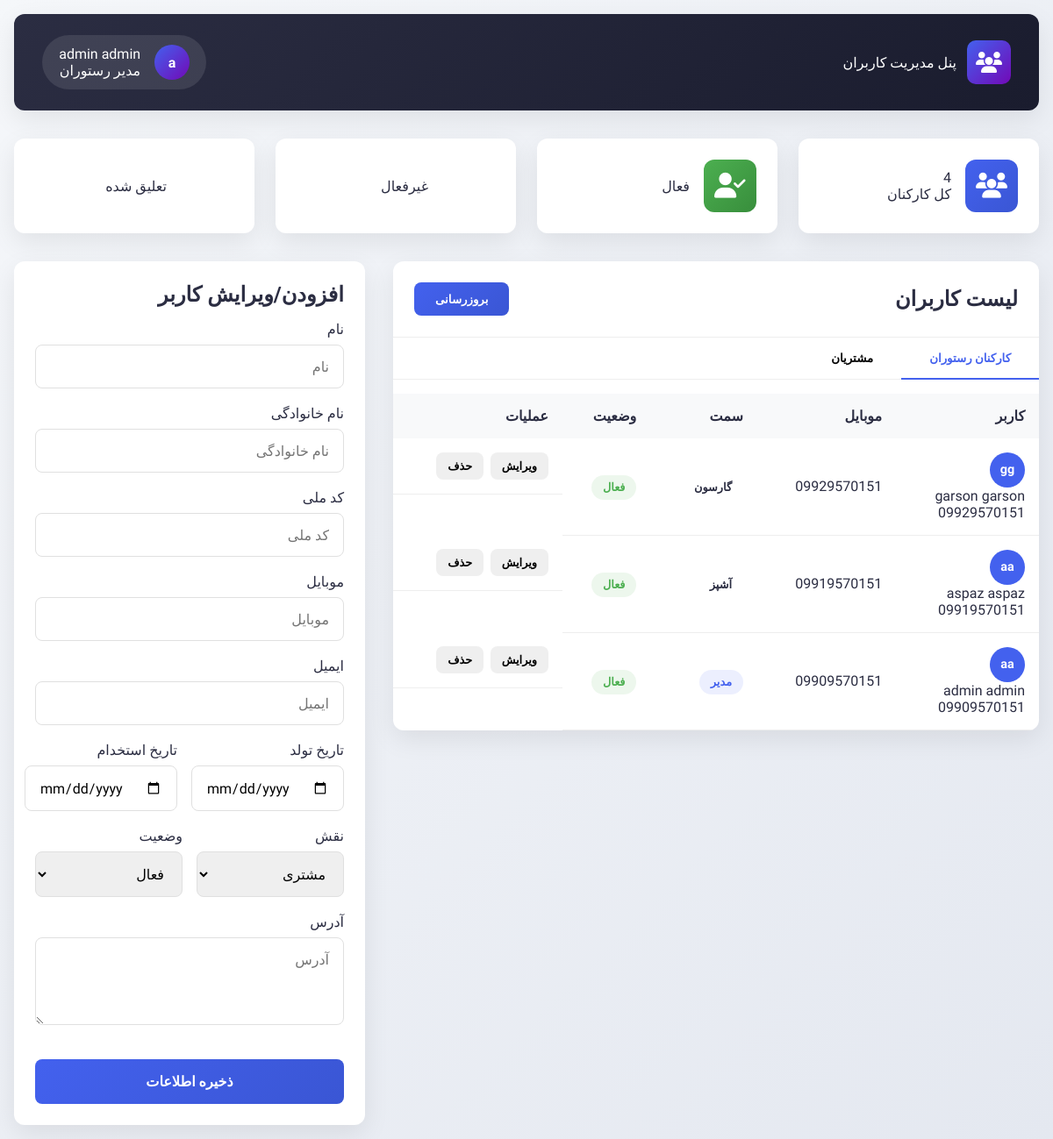
The app's page /user/manage-users/ (signed in) with its own data.
### user/models.py (models this page shows, shortened)
class User(AbstractUser):
    ROLE_CHOICES = (
        ('customer', 'مشتری'),
        ('manager', 'مدیر'),
        ('chef', 'آشپز'),
        ('waiter', 'گارسون'),
        ('cashier', 'صندوقدار'),
        ('cleaner', 'نظافتچی'),
    )
    STATUS_CHOICES = (
        ('active', 'فعال'),
        ('inactive', 'غیرفعال'),
        ('suspended', 'تعلیق'),
    )
    username = models.CharField(max_length=150, unique=True, blank=True, null=True)
    mobile = models.CharField(max_length=15, unique=True, verbose_name='موبایل')
    first_name = models.CharField(max_length=100, verbose_name='نام')
    last_name = models.CharField(max_length=100, verbose_name='نام خانوادگی')
    national_code = models.CharField(max_length=10, blank=True, null=True, verbose_name='کد ملی')
    birth_date = models.DateField(null=True, blank=True, verbose_name='تاریخ تولد')
    hire_date = models.DateField(null=True, blank=True, verbose_name='تاریخ استخدام')
    role = models.CharField(max_length=20, choices=ROLE_CHOICES, default='customer', verbose_name='نقش')
    status = models.CharField(max_length=20, choices=STATUS_CHOICES, default='active', verbose_name='وضعیت')
    address = models.TextField(blank=True, verbose_name='آدرس')
    USERNAME_FIELD = 'mobile'
    REQUIRED_FIELDS = ['first_name', 'last_name']
    objects = CustomUserManager()
    def get_full_name(self):
        return f"{self.first_name} {self.last_name}".strip()
    class Meta:
        db_table = 'user_user'
        verbose_name = 'کاربر'
        verbose_name_plural = 'کاربران'

### user/views.py (the view, shortened to what this page needs)
# urls.py: path('manage-users/', views.manage_users, name='manage_users'),
@login_required
@user_passes_test(is_manager)
def manage_users(request):
    users = User.objects.all().order_by('-date_joined')
    form = UserManagementForm()
    return render(request, 'manager_karbaran.html', {
        'users': users,
        'form': form
    })

### user/forms.py
class UserManagementForm(forms.ModelForm):
    class Meta:
        model = User
        fields = [
            'first_name', 'last_name', 'national_code', 'mobile',
            'email', 'birth_date', 'hire_date', 'role', 'status', 'address'
        ]
        widgets = {
            'birth_date': forms.DateInput(attrs={'type': 'date'}),
            'hire_date': forms.DateInput(attrs={'type': 'date'}),
            'address': forms.Textarea(attrs={'rows': 3}),
        }

### user/views.py (called while the page is built)
def is_manager(user):
    return user.role == 'manager'

### templates/manager_karbaran.html (shortened to what this page needs)
<!DOCTYPE html>
<html lang="fa" dir="rtl">
<head>
    <link rel="stylesheet" href="https://cdnjs.cloudflare.com/ajax/libs/font-awesome/6.4.0/css/all.min.css">
</head>
<body>
    <div class="container">
        <header class="header">
            <div class="logo">
                <div class="logo-icon"><i class="fas fa-users"></i></div>
                <div class="logo-text">پنل مدیریت کاربران</div>
            </div>
            <div class="user-info">
                <div class="user-avatar">{{ request.user.first_name|slice:":1" }}</div>
                <div class="user-details">
                    <div class="user-name">{{ request.user.get_full_name }}</div>
                    <div class="user-role">مدیر رستوران</div>
                </div>
            </div>
        </header>
        <div class="stats-cards">
            <div class="stat-card"><div class="stat-icon primary"><i class="fas fa-users"></i></div><div class="stat-info"><div class="stat-value">{{ users.count }}</div><div class="stat-label">کل کارکنان</div></div></div>
            <div class="stat-card"><div class="stat-icon success"><i class="fas fa-user-check"></i></div><div class="stat-info"><div class="stat-value">{{ active_count }}</div><div class="stat-label">فعال</div></div></div>
            <div class="stat-card"><div class="stat-icon warning"><i class="fas fa-user-clock"></i></div><div class="stat-info"><div class="stat-value">{{ inactive_count }}</div><div class="stat-label">غیرفعال</div></div></div>
            <div class="stat-card"><div class="stat-icon danger"><i class="fas fa-user-slash"></i></div><div class="stat-info"><div class="stat-value">{{ suspended_count }}</div><div class="stat-label">تعلیق شده</div></div></div>
        </div>
        <div class="main-content">
            <div class="left-column">
                <div class="users-section">
                    <div class="section-header">
                        <h2 class="section-title">لیست کاربران</h2>
                        <button class="btn btn-primary" onclick="location.reload()">بروزرسانی</button>
                    </div>
                    <div class="tabs">
                        <button class="tab-btn active" data-tab="staff">کارکنان رستوران</button>
                        <button class="tab-btn" data-tab="customers">مشتریان</button>
                    </div>
                    <table class="users-table">
                        <thead>
                            <tr><th>کاربر</th><th>موبایل</th><th>سمت</th><th>وضعیت</th><th>عملیات</th></tr>
                        </thead>
                        <tbody>
                            {% for user in users %}
                            <tr data-tab="{% if user.role == 'customer' %}customers{% else %}staff{% endif %}">
                                <td>
                                    <div class="user-info-cell">
                                        <div class="user-avatar-small" style="background:#4361EE">{{ user.first_name|slice:":1" }}{{ user.last_name|slice:":1" }}</div>
                                        <div>
                                            <div class="user-name">{{ user.get_full_name }}</div>
                                            <div class="user-role">{{ user.mobile }}</div>
                                        </div>
                                    </div>
                                </td>
                                <td>{{ user.mobile }}</td>
                                <td><span class="role-badge role-{{ user.role }}">{{ user.get_role_display }}</span></td>
                                <td><span class="status-badge status-{{ user.status }}">{{ user.get_status_display }}</span></td>
                                <td class="action-buttons">
                                    <form method="post" style="display:inline">
                                        <button type="submit" class="btn btn-warning btn-sm">ویرایش</button>
                                    </form>
                                    <form method="post" style="display:inline" onsubmit="return confirm('آیا مطمئنید؟')">
                                        <button type="submit" class="btn btn-danger btn-sm">حذف</button>
                                    </form>
                                </td>
                            </tr>
                            {% endfor %}
                        </tbody>
                    </table>
                </div>
            </div>
            <div class="form-section">
                <h2 class="form-title">افزودن/ویرایش کاربر</h2>
                <form method="post">
                    <div class="form-group">
                        <label class="form-label" for="{{ form.first_name.id_for_label }}">نام</label>
                        <input type="text" class="form-control" id="{{ form.first_name.id_for_label }}" name="{{ form.first_name.name }}" value="{{ form.first_name.value|default:'' }}" placeholder="نام">
                    </div>
                    <div class="form-group">
                        <label class="form-label" for="{{ form.last_name.id_for_label }}">نام خانوادگی</label>
                        <input type="text" class="form-control" id="{{ form.last_name.id_for_label }}" name="{{ form.last_name.name }}" value="{{ form.last_name.value|default:'' }}" placeholder="نام خانوادگی">
                    </div>
                    <div class="form-group">
                        <label class="form-label" for="{{ form.national_code.id_for_label }}">کد ملی</label>
                        <input type="text" class="form-control" id="{{ form.national_code.id_for_label }}" name="{{ form.national_code.name }}" value="{{ form.national_code.value|default:'' }}" placeholder="کد ملی">
                    </div>
                    <div class="form-group">
                        <label class="form-label" for="{{ form.mobile.id_for_label }}">موبایل</label>
                        <input type="text" class="form-control" id="{{ form.mobile.id_for_label }}" name="{{ form.mobile.name }}" value="{{ form.mobile.value|default:'' }}" placeholder="موبایل">
                    </div>
                    <div class="form-group">
                        <label class="form-label" for="{{ form.email.id_for_label }}">ایمیل</label>
                        <input type="email" class="form-control" id="{{ form.email.id_for_label }}" name="{{ form.email.name }}" value="{{ form.email.value|default:'' }}" placeholder="ایمیل">
                    </div>
                    <div class="form-row">
                        <div class="form-group">
                            <label class="form-label" for="{{ form.birth_date.id_for_label }}">تاریخ تولد</label>
                            <input type="date" class="form-control" id="{{ form.birth_date.id_for_label }}" name="{{ form.birth_date.name }}" value="{{ form.birth_date.value|default:'' }}">
                        </div>
                        <div class="form-group">
                            <label class="form-label" for="{{ form.hire_date.id_for_label }}">تاریخ استخدام</label>
                            <input type="date" class="form-control" id="{{ form.hire_date.id_for_label }}" name="{{ form.hire_date.name }}" value="{{ form.hire_date.value|default:'' }}">
                        </div>
                    </div>
                    <div class="form-row">
                        <div class="form-group">
                            <label class="form-label" for="{{ form.role.id_for_label }}">نقش</label>
                            <select class="form-select" id="{{ form.role.id_for_label }}" name="{{ form.role.name }}">
                                {% for choice in form.role.field.choices %}
                                    <option value="{{ choice.0 }}" {% if form.role.value == choice.0 %}selected{% endif %}>{{ choice.1 }}</option>
                                {% endfor %}
                            </select>
                        </div>
                        <div class="form-group">
                            <label class="form-label" for="{{ form.status.id_for_label }}">وضعیت</label>
                            <select class="form-select" id="{{ form.status.id_for_label }}" name="{{ form.status.name }}">
                                {% for choice in form.status.field.choices %}
                                    <option value="{{ choice.0 }}" {% if form.status.value == choice.0 %}selected{% endif %}>{{ choice.1 }}</option>
                                {% endfor %}
                            </select>
                        </div>
                    </div>
                    <div class="form-group">
                        <label class="form-label" for="{{ form.address.id_for_label }}">آدرس</label>
                        <textarea class="form-control form-textarea" id="{{ form.address.id_for_label }}" name="{{ form.address.name }}" placeholder="آدرس">{{ form.address.value|default:'' }}</textarea>
                    </div>
                    <button type="submit" class="submit-btn">
                        {% if form.instance.pk %}ویرایش{% else %}ذخیره{% endif %} اطلاعات
                    </button>
                </form>
            </div>
        </div>
    </div>
</body>
</html>

### records on screen
User: user.first_name "a", user.get_full_name "admin admin", first_name "a", last_name "a", get_full_name "admin admin", mobile "09909570151", role "مدیر", status "فعال"
User: first_name "g", last_name "g", get_full_name "garson garson", mobile "09929570151", role "گارسون", status "فعال"
User: first_name "a", last_name "a", get_full_name "aspaz aspaz", mobile "09919570151", role "آشپز", status "فعال"

### other values on screen
{{ users.count }} "4"
form field role "مشتری"
form field status "فعال"
